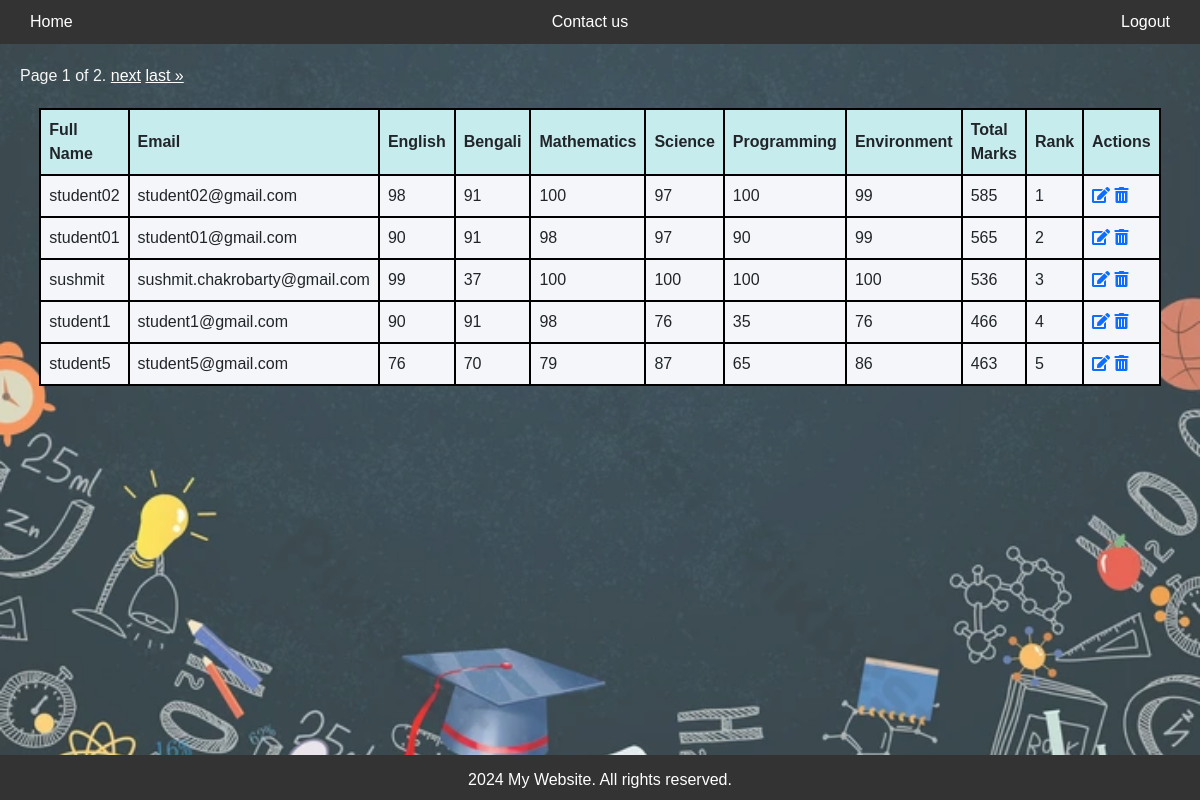
The page /viewdata/ on the database its author committed.
### result/models.py (models this page shows, shortened)
class ResultDb(models.Model):
    email = models.ForeignKey(Account,on_delete=models.CASCADE,null=True)
    english = models.IntegerField(default=0)
    bengali = models.IntegerField(default=0)
    mathematics = models.IntegerField(default=0)
    science = models.IntegerField(default=0)
    programming = models.IntegerField(default=0)
    environment = models.IntegerField(default=0)
    def calculate_total(self):
        return self.english + self.bengali + self.mathematics + self.science + self.programming + self.environment

class Account(AbstractBaseUser):
    email = models.EmailField(verbose_name='email', max_length=60, unique=True)
    username = models.CharField(max_length=30, unique=True)
    date_joined = models.DateTimeField(verbose_name='date_joined', auto_now_add=True)
    last_login = models.DateTimeField(verbose_name='last login', auto_now=True)
    is_admin = models.BooleanField(default=False)
    is_active = models.BooleanField(default=True)
    is_staff = models.BooleanField(default=False)
    is_superuser = models.BooleanField(default=False)
    hide_email = models.BooleanField(default=True)
    contact = models.IntegerField(default=9999)
    category = models.CharField(max_length=20, choices=[('teacher', 'Teacher'), ('student', 'Student')], default='no category')
    groups = models.ManyToManyField(Group, blank=True)
    objects = MyAccontManager()
    USERNAME_FIELD = 'email'
    REQUIRED_FIELDS = ['username']

### result/views.py (the view, shortened to what this page needs)
# urls.py: path('viewdata/',views.viewdata,name='viewdata'),
def viewdata(request):
    display_data = models.ResultDb.objects.annotate(
        total=F('english') + F('bengali') + F('mathematics') + F('science') + F('programming') + F('environment')
    ).order_by('-total')
    rank = 1
    for data in display_data:
        data.rank = rank
        rank += 1
    paginator = Paginator(display_data, 5)
    page_number = request.GET.get('page')
    page_obj = paginator.get_page(page_number)
    return render(request,'viewResult.html',{'display_data':display_data,'page_obj': page_obj})

### result/templates/viewResult.html (shortened to what this page needs)
{% extends 'base.html' %}
{% load static %}
{% block css_style %}
<link rel="stylesheet" href="/static/css/homePage.css">
<link rel="stylesheet" href="https://cdnjs.cloudflare.com/ajax/libs/font-awesome/5.15.4/css/all.min.css">
{% endblock %}
{% block header %}
<a href="{% url 'teacherPage' %}" class="nav-link left" >Home</a>
<a href="{% url 'logoutPage' %}" class="nav-link right">Logout</a>
{% endblock %}
{% block content %}
<div class="background-images"></div>
<div class="pagination">
    <span class="step-links">
        <span class="current" style="color: whitesmoke;">
            Page {{ page_obj.number }} of {{ page_obj.paginator.num_pages }}.
        </span>
        {% if page_obj.has_next %}
            <a href="?page={{ page_obj.next_page_number }}" style="color: white;">next</a>
            <a href="?page={{ page_obj.paginator.num_pages }}" style="color: white;">last &raquo;</a>
        {% endif %}
    </span>
</div>
<div style="display:flex; justify-content: center;">
    <table style="border-collapse: collapse; width: 80%; margin-top: 20px; border: 2px solid #000;">
        <thead style="background-color: #f8f9fa;">
            <tr>
                <th style="border: 2px solid #000; padding: 8px; background-color: #c7ecee;">Full Name</th>
                <th style="border: 2px solid #000; padding: 8px; background-color: #c7ecee;">Email</th>
                <th style="border: 2px solid #000; padding: 8px; background-color: #c7ecee;">English</th>
                <th style="border: 2px solid #000; padding: 8px; background-color: #c7ecee;">Bengali</th>
                <th style="border: 2px solid #000; padding: 8px; background-color: #c7ecee;">Mathematics</th>
                <th style="border: 2px solid #000; padding: 8px; background-color: #c7ecee;">Science</th>
                <th style="border: 2px solid #000; padding: 8px; background-color: #c7ecee;">Programming</th>
                <th style="border: 2px solid #000; padding: 8px; background-color: #c7ecee;">Environment</th>
                <th style="border: 2px solid #000; padding: 8px; background-color: #c7ecee;">Total Marks</th>
                <th style="border: 2px solid #000; padding: 8px; background-color: #c7ecee;">Rank</th>
                <th style="border: 2px solid #000; padding: 8px; background-color: #c7ecee;">Actions</th>
            </tr>
        </thead>
        <tbody>
            {% for data in page_obj %}
            <tr style="border: 2px solid #000;">
                <td style="border: 2px solid #000; padding: 8px; background-color: #f4f6f9;">{{ data.email.username }}</td>
                <td style="border: 2px solid #000; padding: 8px; background-color: #f4f6f9;">{{ data.email.email }}</td>
                <td style="border: 2px solid #000; padding: 8px; background-color: #f4f6f9;">{{ data.english }}</td>
                <td style="border: 2px solid #000; padding: 8px; background-color: #f4f6f9;">{{ data.bengali }}</td>
                <td style="border: 2px solid #000; padding: 8px; background-color: #f4f6f9;">{{ data.mathematics }}</td>
                <td style="border: 2px solid #000; padding: 8px; background-color: #f4f6f9;">{{ data.science }}</td>
                <td style="border: 2px solid #000; padding: 8px; background-color: #f4f6f9;">{{ data.programming }}</td>
                <td style="border: 2px solid #000; padding: 8px; background-color: #f4f6f9;">{{ data.environment }}</td>
                <td style="border: 2px solid #000; padding: 8px; background-color: #f4f6f9;">{{ data.calculate_total }}</td>
                <td style="border: 2px solid #000; padding: 8px; background-color: #f4f6f9;">{{ data.rank }}</td>
                <td style="border: 2px solid #000; padding: 8px; background-color: #f4f6f9;">
                    <a href="{% url 'updatepage' data.pk %}"><i class="fas fa-edit"></i></a>
                    <a href="{% url 'deletepage' data.pk %}"><i class="fas fa-trash-alt"></i></a>
                </td>
            </tr>
            {% endfor %}
        </tbody>
    </table>
</div>
{% endblock %}

### static/css/base.css (style rules this page uses)
body { font-family: Arial, sans-serif; margin: 0; padding: 0; background-color: beige; }
nav ul li a { color: #fff; text-decoration: none; }
.nav-link.left { position: absolute; left: 30px; top: 10px; }
.nav-link.right { position: absolute; right: 30px; top: 10px; }

### result/static/css/homePage.css (style rules this page uses)
.background-images { position: fixed; top: 0; left: 0; width: 100%; height: 100%; background-image: url('/static/images/addresult.jpg'); background-size: cover; background-repeat: no-repeat; background-position: center; opacity: 0.8; z-index: -1; }

### rows shown on the page
ResultDb: email.username "student02", email.email "student02@gmail.com", english "98", bengali "91", mathematics "100", science "97", programming "100", environment "99", calculate_total "585", rank "1"
ResultDb: email.username "student01", email.email "student01@gmail.com", english "90", bengali "91", mathematics "98", science "97", programming "90", environment "99", calculate_total "565", rank "2"
ResultDb: email.username "sushmit", email.email "sushmit.chakrobarty@gmail.com", english "99", bengali "37", mathematics "100", science "100", programming "100", environment "100", calculate_total "536", rank "3"
ResultDb: email.username "student1", email.email "student1@gmail.com", english "90", bengali "91", mathematics "98", science "76", programming "35", environment "76", calculate_total "466", rank "4"
ResultDb: email.username "student5", email.email "student5@gmail.com", english "76", bengali "70", mathematics "79", science "87", programming "65", environment "86", calculate_total "463", rank "5"

### other values the page prints
{{ page_obj.number }} "1"
{{ page_obj.paginator.num_pages }} "2"
